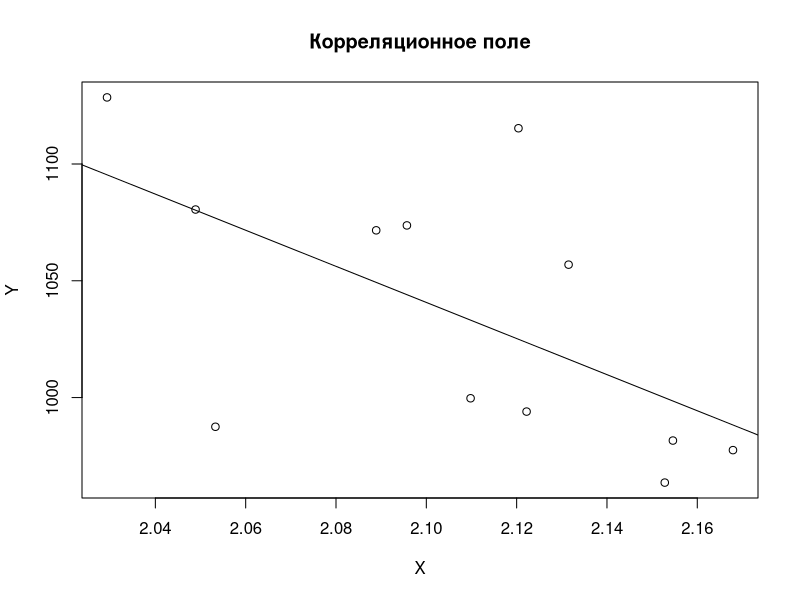

The R script that drew this image:
dat = read.table('text.txt', col.names = c("X", "Y"),dec = ',')
dat

plot(dat, type='p', main='Корреляционное поле', xlab='X', ylab='Y')





courseDisp = var(dat[,1])
courseStdev = sqrt(courseDisp)
courseMean = mean(dat[,1])


table = rep(0, 3 * 4)
dim(table) = c(3, 4)
table = as.data.frame(table)
table

courses = dat[,1]
firstSigmaValues = subset(courses, ((courseMean - courseStdev) < courses)& (courses < (courseMean + courseStdev)))
secondSigmaValues = subset(courses, ((courseMean - 2 * courseStdev) < courses)& (courses < (courseMean + 2 * courseStdev)))
thirdSigmaValues = subset(courses, ((courseMean - 3 * courseStdev) < courses& courses < (courseMean + 3 * courseStdev)))

table
table[1, 1] = '(mean - sigma, mean + sigma)'
table[2, 1] = '(mean - 2sigma, mean + 2sigma)'
table[3, 1] = '(mean - 3sigma, mean + 3sigma)'

table[1, 2] = length(firstSigmaValues)
table[2, 2] = length(secondSigmaValues)
table[3, 2] = length(thirdSigmaValues)

table[1, 3] = table[1, 2] / length(courses)
table[2, 3] = table[2, 2] / length(courses)
table[3, 3] = table[3, 2] / length(courses)

table[1, 4] = 0.683
table[2, 4] = 0.954
table[3, 4] = 0.997
table






groups = 1 + floor(log2(length(courses)))
groups

range = max(courses) - min(courses)
step = range / groups

coursesSort = sort(courses)

table = rep(0, groups * 5)
dim(table) = c(groups, 5)
table = as.data.frame(table)
table

for (i in 0:(groups - 1)) {
  left = coursesSort[1] + i * step
  right = left + step
  group = subset(dat[,2], left <= courses
                 & (courses < right | i == groups - 1 & courses <= right))
  table[i + 1, 1:5] = c(left, right, length(group), sum(group), mean(group))
}
table




x = length(courses) - 2
coefCor = cor(courses, dat[,2])
coefCor




levelCor = abs(coefCor) * sqrt(x / (1 - coefCor ^ 2))
levelCor





abline(lm(dat[,2] ~ dat[,1]))

